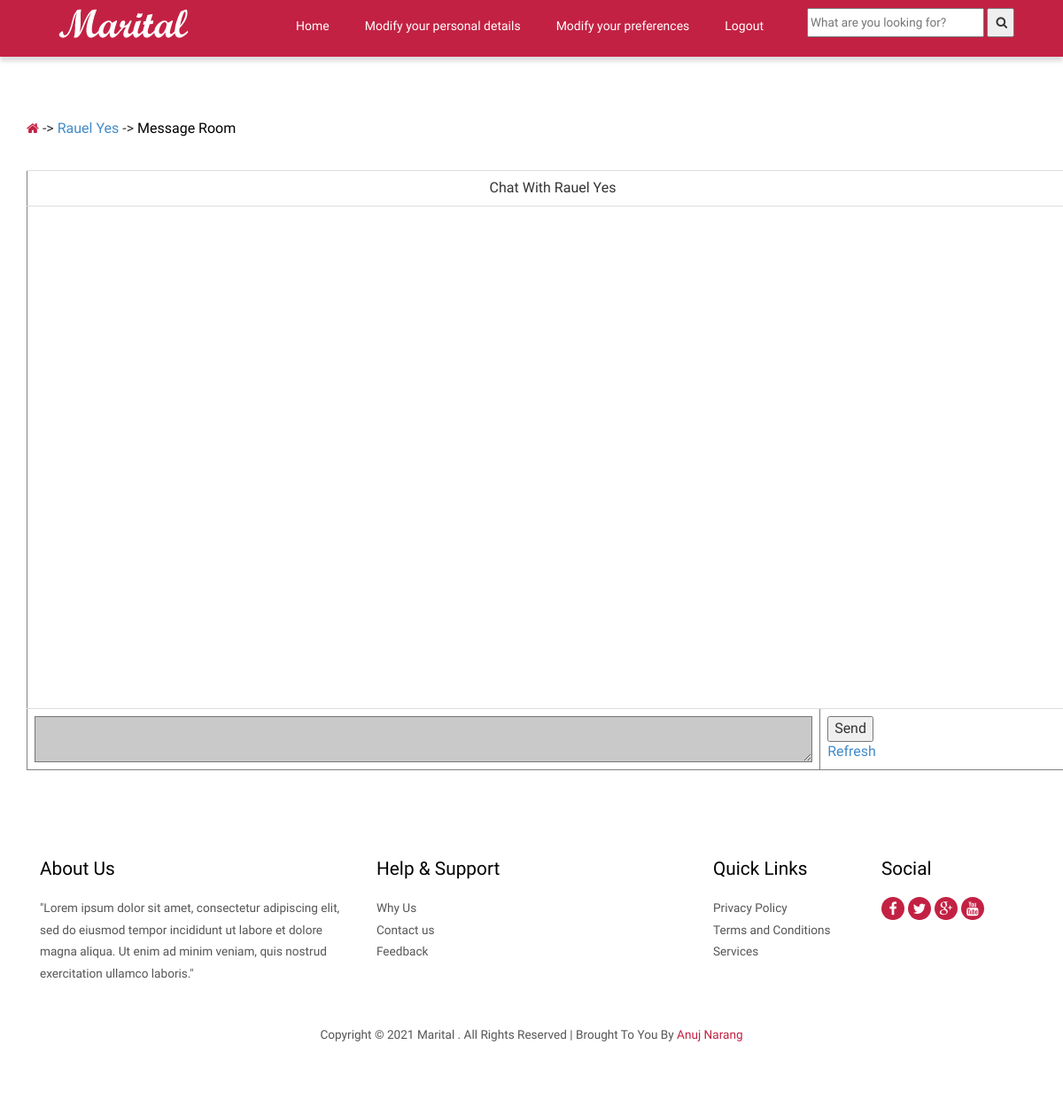
The app's page /View/message.php?id=5 (signed in), older data.
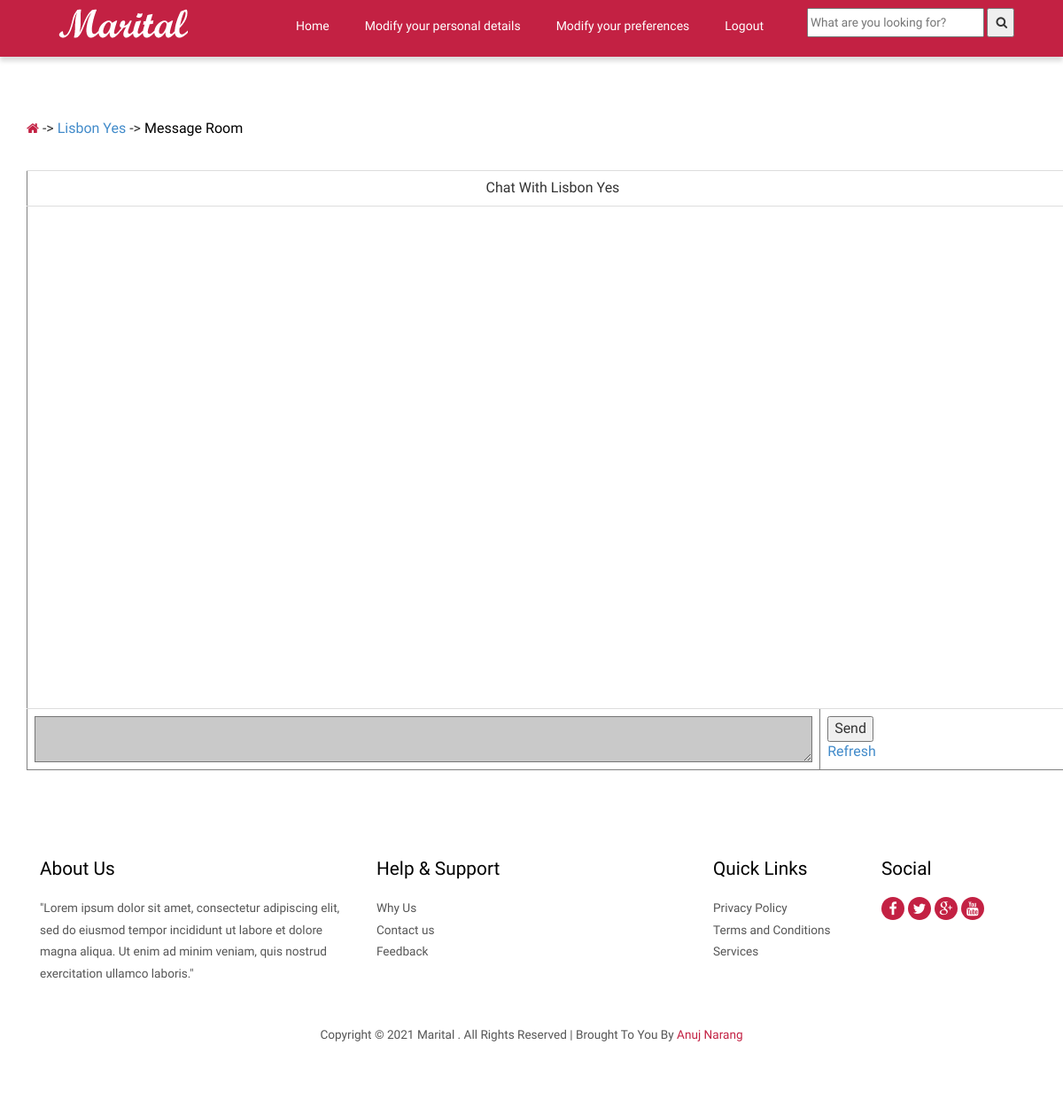
The same page, newer data.
### tables this page shows
CREATE TABLE `customer` (
  `CustomerID` int(11) NOT NULL,
  `Email` varchar(60) NOT NULL,
  `FirstName` varchar(30) DEFAULT NULL,
  `LastName` varchar(30) DEFAULT NULL,
  `City` varchar(15) DEFAULT NULL,
  `Age` varchar(10) NOT NULL,
  `Sex` varchar(6) NOT NULL,
  `DateOfBirth` date NOT NULL,
  `AboutMe` text NOT NULL,
  `Password` varchar(30) NOT NULL
);

### Model/CustomerTable.php (called while the page is built, shortened)
<?php
class CustomerTable
{
    public static function GetNameOfUser($partnerID)
    {
        $stmt = new DatabaseConnection();
        $value = $stmt->GetConnect();
        $query = "select FirstName, LastName from customer where CustomerID='$partnerID'";
        $result = $value->prepare($query);
        $result->execute();
        $result->setFetchMode(PDO::FETCH_ASSOC);
        return $result->fetchAll();
    }
}

### View/message.php (the view, shortened to what this page needs)
<?php
require_once "../Model/CustomerTable.php";
$ID = $_GET["id"];
$PartnerID = json_decode($ID);
$PartnerName = CustomerTable::GetNameOfUser($PartnerID);
$PartnerFullName = "{$PartnerName[0]['FirstName']} " . " {$PartnerName[0]['LastName']}";
?>
<html>
<head>
    <link href="../css/bootstrap-3.1.1.min.css" rel='stylesheet' type='text/css'/>
    <link href="../css/style.css" rel='stylesheet' type='text/css'/>
    <link href="../css/font-awesome.css" rel="stylesheet">
</head>
<body>
<div>
    <?php include_once("header.php"); ?>
</div>
<div>
    <pre style="background-color: white;border: whitesmoke">
    </pre>
</div>
<div class="container">
    <div class="breadcrumb1">
        <ul>
            <a href="userhome.php"><i class="fa fa-home home_1"></i></a>
            ->&nbsp;<a href="PartnerProfile.php?id=<?= $PartnerID ?>"><?= $PartnerFullName ?></i></a>
            ->
            <li class="current-page">Message Room</li>
        </ul>
    </div>
</div>
<div class="container">
    <form method="post" action="message.php?id=<?= $PartnerID ?>"
    ">
    <table class="table" border="">
        <tr>
            <td align="center" class="tableHead" colspan="2">Chat With <?php echo "$PartnerFullName" ?></td>
        </tr>
        <tr>
            <td colspan="2">
                <div class="container">
                    <div class="fields" style="overflow:scroll;height:550px">
                    </div>
            </td>
        </tr>
</div>
<tr>
    <td>
                    <textarea name="msg" class="fields" placeholder="Enter Your Message" required="required"
                              style="background-color: #c9c9c9;width: 100%">
                     </textarea>
    </td>
    <td>
        <input type="submit" name="Send" class="commandButton" value="Send"> <br/>
        <a href="message.php?id=<?= $PartnerID ?>">Refresh</a>
    </td>
</tr>
</div>
</body>
<footer id="con_Us">
    <?php include_once("footer.php"); ?>
</footer>
</html>

### View/header.php (shortened to what this page needs)
<?php
function isloggedin()
{
    if (isset($_SESSION['userEmail'])) {
        return true;
    } else {
        return false;
    }
}
$userLogIn = isloggedin();
?>
<div class="navbar navbar-inverse-blue navbar">
    <div class="navbar-inner navbar-inner_1">
        <div class="container">
            <a class="brand" href="index.php"><img src="images/logo%20-%20Copy.png" alt="logo"></a>
            <?php if ($userLogIn == false){ ?>
                <div class="pull-right">
                    <nav class="navbar nav_bottom" role="navigation">
                        <div class="navbar-header nav_2">
                            <button type="button" class="navbar-toggle collapsed navbar-toggle1" data-toggle="collapse"
                                    data-target="#bs-megadropdown-tabs">Menu
                                <span class="sr-only">Toggle navigation</span>
                                <span class="icon-bar"></span>
                                <span class="icon-bar"></span>
                                <span class="icon-bar"></span>
                            </button>
                            <a class="navbar-brand" href="#"></a>
                        </div>
                        <div class="collapse navbar-collapse" id="bs-megadropdown-tabs">
                            <ul class="nav navbar-nav nav_1">
                                <li><a href="index.php">Home</a></li>
                                <li><a href="index.php?#about_Us">About us</a></li>
                                <li><a href="index.php?#why_Us">Why us</a></li>
                                <li class="last"><a href="index.php?#con_Us">Contacts</a></li>
                                <li class="last"><a href="login.php">Login</a></li>
                                <li class="last"><a href="register.php">Sign Up</a></li>
                                <li>
                                    <div class="wrap">
                                        <div class="">
                                            <form action="search.php" method="get">
                                                <input type="text" name="Search"
                                                       style="line-height: 2 ;margin-left: 2.5em "
                                                       placeholder="What are you looking for?">
                                                <button type="submit" name="TypeSubmit">
                                                    <i class="fa fa-search"
                                                       style="line-height: 2;margin-left: 2px "></i></a>
                                                </button>
                                            </form>
                                        </div>
                                    </div>
                                </li>
                            </ul>
                        </div>
                    </nav>
                </div>
            <?php }else{ ?>
            <div class="pull-right">
                <nav class="navbar nav_bottom" role="navigation">
                    <div class="collapse navbar-collapse" id="bs-megadropdown-tabs">
                        <ul class="nav navbar-nav nav_1">
                            <li><a href="userhome.php">Home</a></li>
                            <li><a href="ModifyPersonalDetails.php">Modify your personal details</a></li>
                            <li><a href="ModifyPrefrence.php">Modify your preferences</a></li>
                            <li class="last"><a href="logout.php">Logout</a></li>
                            <li>
                                <div class="wrap">
                                    <div class="">
                                        <form action="search.php" method="get">
                                            <input type="text" name="Search" style="line-height: 2 ;margin-left: 2.5em "
                                                   placeholder="What are you looking for?">
                                            <button type="submit" name="TypeSubmit">
                                                <i class="fa fa-search"
                                                   style="line-height: 2;margin-left: 2px "></i></a>
                                            </button>
                                        </form>
                                    </div>
                                </div>
                            </li>
                        </ul>
                    </div>
                </nav>
                <?php } ?>
            </div>
        </div>
    </div>

### View/footer.php
<div class="footer">
    <div class="container">
        <div class="col-md-4 col_2">
            <h4>About Us</h4>
            <p>"Lorem ipsum dolor sit amet, consectetur adipiscing elit, sed do eiusmod tempor incididunt ut labore et
                dolore magna aliqua. Ut enim ad minim veniam, quis nostrud exercitation ullamco laboris."</p>
        </div>
        <div class="col-md-4  col_2">
            <h4>Help & Support</h4>
            <ul class="footer_links">
                <li><a href="index.php?#why_Us">Why Us</a></li>
                <li><a href="index.php?#contact">Contact us</a></li>
                <li><a href="index.php?#contact">Feedback</a></li>
            </ul>
        </div>
        <div class="col-md-2 col_2">
            <h4>Quick Links</h4>
            <ul class="footer_links">
                <li><a href="index.php?">Privacy Policy</a></li>
                <li><a href="terms.php">Terms and Conditions</a></li>
                <li><a href="services.php">Services</a></li>
            </ul>
        </div>
        <div class="col-md-2 col_2">
            <h4>Social</h4>
            <ul class="footer_social">
                <li><a href="#"><i class="fa fa-facebook fa1"> </i></a></li>
                <li><a href="#"><i class="fa fa-twitter fa1"> </i></a></li>
                <li><a href="#"><i class="fa fa-google-plus fa1"> </i></a></li>
                <li><a href="#"><i class="fa fa-youtube fa1"> </i></a></li>
            </ul>
        </div>
        <div class="clearfix"></div>
        <div class="copy">
            <p>Copyright © 2021 Marital . All Rights Reserved | Brought To You By <a
                        href="https://github.com/Anuj16091996" target="_blank">Anuj Narang
                </a></p>
        </div>
    </div>
</div>

### css/style.css (style rules this page uses)
h4, h5, h6, h1, h2, h3 { margin-top: 0; }
ul, ol { margin: 0; }
p { margin: 0; }
html, body { font-family: 'Ubuntu', sans-serif; font-size: 100%; background:#fff; }
body a { transition:0.5s all; -webkit-transition:0.5s all; -moz-transition:0.5s all; -o-transition:0.5s all; -ms-transition:0.5s all; }
.navbar-inverse-blue .navbar-inner { padding: 7px 0; background:#c32143; border:none; font-size: 0.85em; }
.navbar-inner_1 { padding: 7px 0; background:#c32143; border:none; font-size: 0.85em; box-shadow: 0 5px 5px rgba(0,0,0,0.14); -webkit-box-shadow: 0 5px 5px rgba(0,0,0,0.14); -moz-box-shadow: 0 5px 5px rgba(0,0,0,0.14); -o-box-shadow: 0 5px 5px rgba(0,0,0,0.14); }
.navbar { margin-bottom:0; border:none; }
.navbar-nav { margin:0; float:right; }
.navbar-nav > li > a { padding: 10px 15px; text-align: center; color: #fff; font-weight: 100; font-size:14px; }
.nav_bottom { background:none; }
ul.nav_1 { float:none; margin: 2px 0 0 0; }
ul.nav_1 li { margin-right:10px; }
ul.nav_1 li a { color:#fff; }
ul.nav_1 li.last { margin-right:0; }
.footer { background:#fff; padding:5em 0; }
.col_2 h4 { color:#000; font-size:1.3em; margin-bottom:1em; }
.col_2 p { color:#555; font-size:0.85em; line-height:1.8em; }
ul.footer_links { padding:0; margin:0; list-style:none; }
ul.footer_links li { font-size:0.85em; line-height:1.8em; }
ul.footer_links li a { color:#555; }
ul.footer_social { padding: 0; margin: 0 0 1em; list-style: none; }
ul.footer_social li { display: inline-block; text-align: center; }
i.fa1 { background:#c32143; width: 26px; height: 26px; color: #fff; line-height: 26px; border-radius: 20px; -webkit-border-radius: 20px; -moz-border-radius: 20px; -o-border-radius: 20px; }
.copy { margin:3em 0 0 0; text-align:center; }
.copy p { color:#555; font-size:0.85em; }
.copy p a { color:#c32143; }
.breadcrumb1 { margin-bottom:2em; }
.breadcrumb1 ul { padding:0; margin:0; list-style:none; }
.breadcrumb1 li { position: relative; margin-right: 10px; padding-right: 10px; display: inline-block; color:#000; font-size:1em; }
i.home_1 { color:#c32143; font-size:15px; }
ul { padding: 0; list-style: none; }
.headings h1, h2,h3,h4,h5,h6 { font-weight:400; }

Row changes from the older to the newer data that the page shows:
changed customer: PartnerFullName "Rauel Yes" → "Lisbon Yes"
